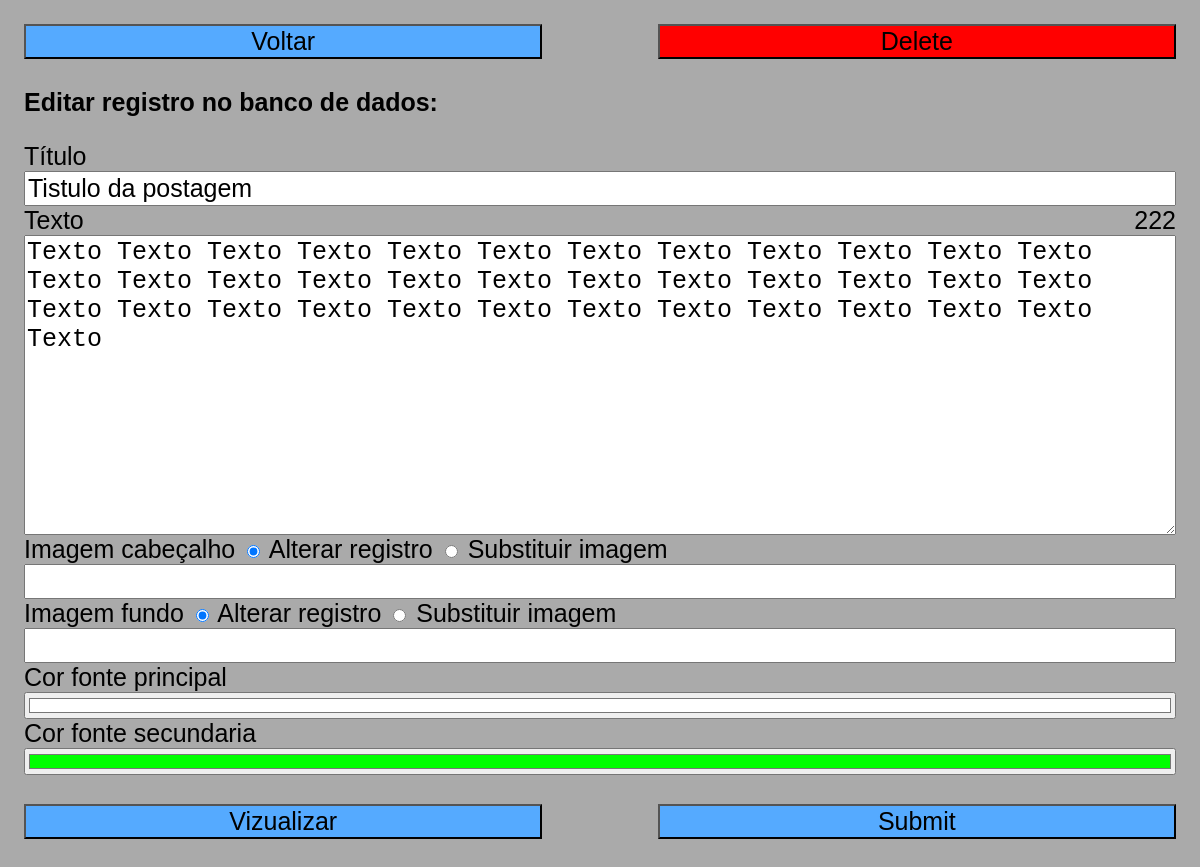
The page /admin/mensagem.php?id=1 (signed in) on the database as committed earlier.
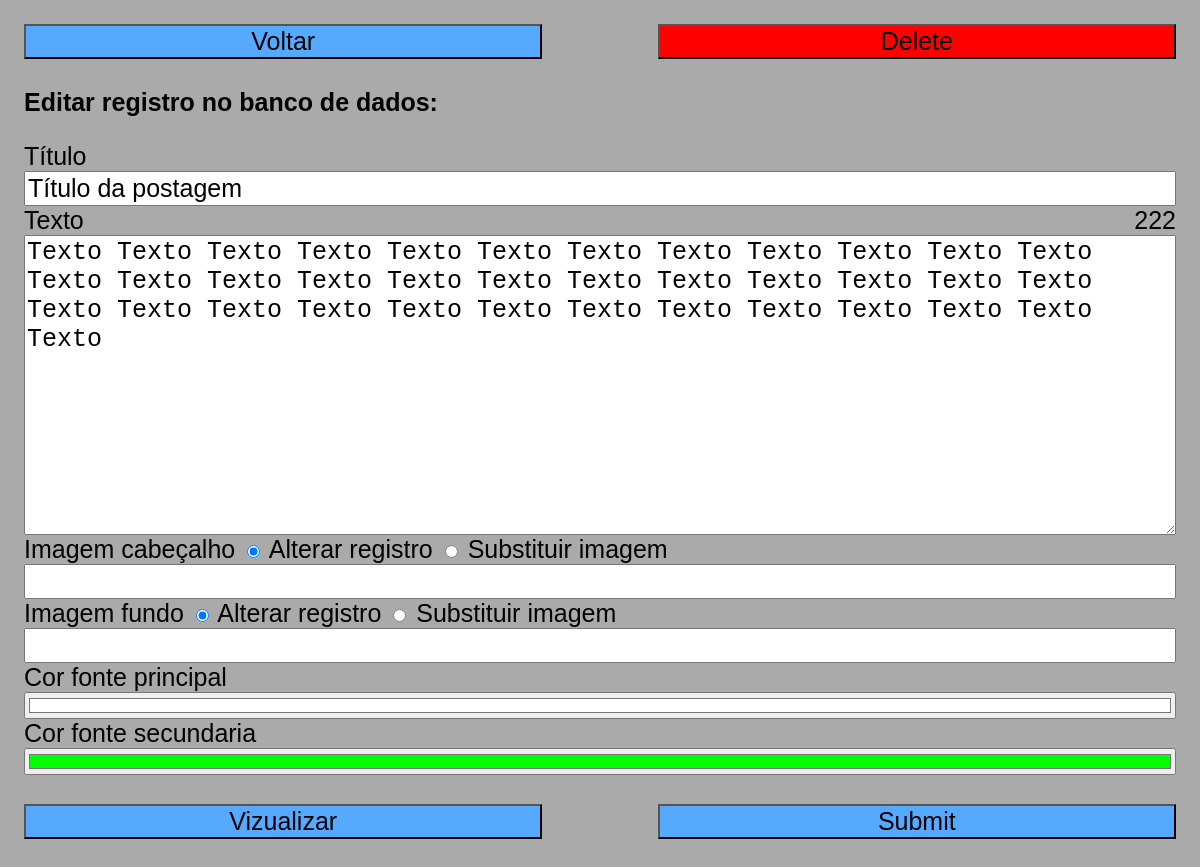
The same page on the database as committed later.
### tables this page shows
CREATE TABLE `mensagens` (
  `id` int(255) NOT NULL,
  `titulo` varchar(255) NOT NULL,
  `texto` text NOT NULL,
  `img` varchar(255) NOT NULL,
  `imgbg` varchar(255) NOT NULL,
  `cor1` varchar(255) NOT NULL,
  `cor2` varchar(255) NOT NULL
);

### admin/mensagem.php (the view, shortened to what this page needs)
<?php
    require_once "../functions.php";
    require_once "./admFunctions.php";
    $sql = "select * from mensagens where id = ".$_GET['id'];
    $result = mysqli_query($connection, $sql);
    if(mysqli_num_rows($result) == 1){
        $result = mysqli_fetch_array($result);
        $titulo = $result['titulo'];
        $texto = $result['texto'];
        $img = $result['img'];
        $imgbg = $result['imgbg'];
        $cor1 = $result['cor1'];
        $cor2 = $result['cor2'];
    }else{
        echo "<br><b>   Registro não encontrado ou excluido</b><br>";
        echo '<a href="./"><button class="cornerButton ">Voltar</button></a>';
        exit();
    }
?>
<head>
    <link rel="stylesheet" type="text/css" href="../style.css">
</head>
<div class="padding2">
    <a href="./"><button class="cornerButton ">Voltar</button></a>
    <button id="deleteButton" class="float cornerButton" style="background-color: #f00" >Delete</button><br><br>
    <b>Editar registro no banco de dados:</b>
    <form method="post" enctype="multipart/form-data">
        <label for="titulo">Título</label><br>
        <input id="titulo" class="formCadastro width100" type="text" name="titulo" value="<?php echo $titulo;?>"><br>
        <label for="texto">Texto</label><span class="float" id="counter"></span><br>
        <textarea id="texto" class="formCadastro width100" name="texto" oninput="setCounter()"><?php echo $texto;?></textarea><br>
        <label for="img">Imagem cabeçalho</label>
        <input id="alterarimg" type="radio" name="choiceimg" value="Alterar"checked>
        <label for="alterarimg">Alterar registro</label>
        <input id="substituirimg" type="radio" name="choiceimg" value="Substituir">
        <label for="substituirimg">Substituir imagem</label><br>
        <input id="img" class="formCadastro width100" name="img" value="<?php echo $img;?>"><br>
        <label for="imgbg">Imagem fundo</label>
        <input id="alterarimgbg" type="radio" name="choiceimgbg" value="Alterar"checked>
        <label for="alterarimgbg">Alterar registro</label>
        <input id="substituirimgbg" type="radio" name="choiceimgbg" value="Substituir">
        <label for="substituirimgbg">Substituir imagem</label><br>
        <input id="imgbg" class="formCadastro width100" name="imgbg" value="<?php echo $imgbg;?>"><br>
        <label for="cor1">Cor fonte principal</label><br>
        <input id="cor1" class="formCadastro width100" type="color" name="cor1" value="<?php echo $cor1;?>"><br>
        <label for="cor2">Cor fonte secundaria</label><br>
        <input id="cor2" class="formCadastro width100" type="color" name="cor2" value="<?php echo $cor2;?>"><br>
        <br>
        <input class="cornerButton" type="submit" value="Vizualizar" formaction="./preview.php">
        <input class="cornerButton float" type="submit"><br>
    </form>
</div>
</body>
</html>

### style.css (style rules this page uses)
.padding2 { padding: 2%; }
.float { float: right; }
.width100 { width: 100%; }
textarea { height: 300px; }
.cornerButton { width: 45%; background: #5af; }
body, textarea, input, button, select { font-size: 25px; }
a { text-decoration:none; color: #000; }

Rows that differ between the two databases and show on the page:
changed mensagens "#ffffff": titulo "Tistulo da postagem" → "Título da postagem"
